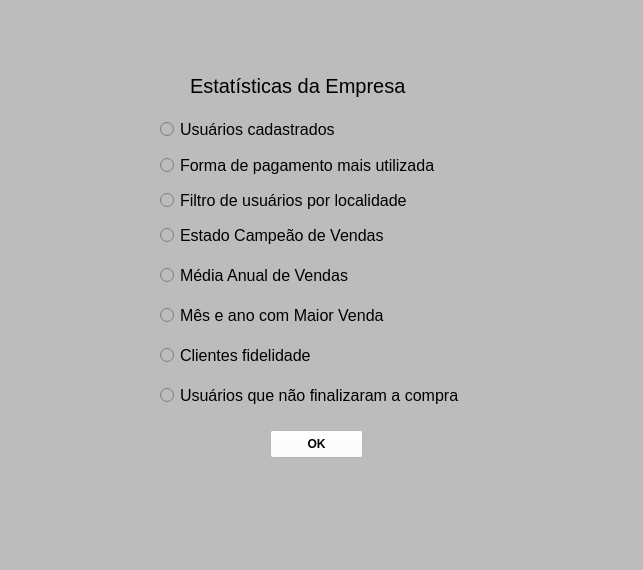
<?xml version="1.0" encoding="UTF-8"?>
<ui version="4.0">
 <class>MainWindow</class>
 <widget class="QMainWindow" name="MainWindow">
  <property name="geometry">
   <rect>
    <x>0</x>
    <y>0</y>
    <width>643</width>
    <height>570</height>
   </rect>
  </property>
  <property name="windowTitle">
   <string>MainWindow</string>
  </property>
  <property name="styleSheet">
   <string notr="true">background-color: rgb(188, 188, 188)</string>
  </property>
  <widget class="QWidget" name="centralwidget">
   <widget class="QLabel" name="label">
    <property name="geometry">
     <rect>
      <x>190</x>
      <y>70</y>
      <width>261</width>
      <height>31</height>
     </rect>
    </property>
    <property name="font">
     <font>
      <pointsize>15</pointsize>
     </font>
    </property>
    <property name="text">
     <string>Estatísticas da Empresa</string>
    </property>
   </widget>
   <widget class="QRadioButton" name="op1">
    <property name="geometry">
     <rect>
      <x>160</x>
      <y>119</y>
      <width>221</width>
      <height>21</height>
     </rect>
    </property>
    <property name="font">
     <font>
      <pointsize>12</pointsize>
     </font>
    </property>
    <property name="text">
     <string>Usuários cadastrados</string>
    </property>
   </widget>
   <widget class="QRadioButton" name="op2">
    <property name="geometry">
     <rect>
      <x>160</x>
      <y>150</y>
      <width>351</width>
      <height>31</height>
     </rect>
    </property>
    <property name="font">
     <font>
      <pointsize>12</pointsize>
     </font>
    </property>
    <property name="text">
     <string>Forma de pagamento mais utilizada</string>
    </property>
   </widget>
   <widget class="QRadioButton" name="op3">
    <property name="geometry">
     <rect>
      <x>160</x>
      <y>185</y>
      <width>311</width>
      <height>31</height>
     </rect>
    </property>
    <property name="font">
     <font>
      <pointsize>12</pointsize>
     </font>
    </property>
    <property name="text">
     <string>Filtro de usuários por localidade</string>
    </property>
   </widget>
   <widget class="QRadioButton" name="op5">
    <property name="geometry">
     <rect>
      <x>160</x>
      <y>260</y>
      <width>311</width>
      <height>31</height>
     </rect>
    </property>
    <property name="font">
     <font>
      <pointsize>12</pointsize>
     </font>
    </property>
    <property name="text">
     <string>Média Anual de Vendas</string>
    </property>
   </widget>
   <widget class="QRadioButton" name="op6">
    <property name="geometry">
     <rect>
      <x>160</x>
      <y>300</y>
      <width>311</width>
      <height>31</height>
     </rect>
    </property>
    <property name="font">
     <font>
      <pointsize>12</pointsize>
     </font>
    </property>
    <property name="text">
     <string>Mês e ano com Maior Venda</string>
    </property>
   </widget>
   <widget class="QRadioButton" name="op7">
    <property name="geometry">
     <rect>
      <x>160</x>
      <y>340</y>
      <width>191</width>
      <height>31</height>
     </rect>
    </property>
    <property name="font">
     <font>
      <pointsize>12</pointsize>
     </font>
    </property>
    <property name="text">
     <string>Clientes fidelidade</string>
    </property>
   </widget>
   <widget class="QRadioButton" name="op8">
    <property name="geometry">
     <rect>
      <x>160</x>
      <y>380</y>
      <width>371</width>
      <height>31</height>
     </rect>
    </property>
    <property name="font">
     <font>
      <pointsize>12</pointsize>
     </font>
    </property>
    <property name="text">
     <string>Usuários que não finalizaram a compra</string>
    </property>
   </widget>
   <widget class="QRadioButton" name="op4">
    <property name="geometry">
     <rect>
      <x>160</x>
      <y>220</y>
      <width>311</width>
      <height>31</height>
     </rect>
    </property>
    <property name="font">
     <font>
      <pointsize>12</pointsize>
     </font>
    </property>
    <property name="text">
     <string>Estado Campeão de Vendas</string>
    </property>
   </widget>
   <widget class="QPushButton" name="pushButton">
    <property name="geometry">
     <rect>
      <x>270</x>
      <y>430</y>
      <width>93</width>
      <height>28</height>
     </rect>
    </property>
    <property name="font">
     <font>
      <weight>75</weight>
      <bold>true</bold>
     </font>
    </property>
    <property name="styleSheet">
     <string notr="true">background-color: rgb(255, 255, 255)</string>
    </property>
    <property name="text">
     <string>OK</string>
    </property>
   </widget>
  </widget>
  <widget class="QMenuBar" name="menubar">
   <property name="geometry">
    <rect>
     <x>0</x>
     <y>0</y>
     <width>643</width>
     <height>26</height>
    </rect>
   </property>
  </widget>
  <widget class="QStatusBar" name="statusbar"/>
 </widget>
 <resources/>
 <connections/>
</ui>
